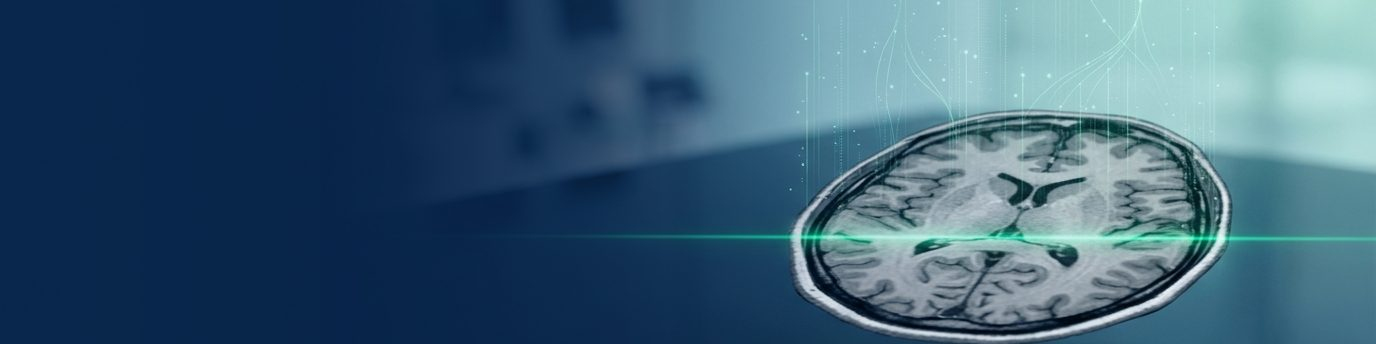
#> input picture FE/assets/images/ai-analysis-hero.jpg, 1376 x 344 px; its folder holds only this picture in this run
$ python -i preprocess.py   (imports and definitions only)
#> lines starting #> are read from the running program, lines starting #| are printed output that depends on the picture; after the words box and inside, x2 and y2 are one past the last pixel; in counts of white or black regions, pixels touching at a corner belong together
#> in medical_preprocessing_v2, img is the input picture: shape (344, 1376, 3); mean B, G, R 118.3, 94.9, 59.8
# -*- coding: utf-8 -*-
import sys
import io
sys.stdout = io.TextIOWrapper(sys.stdout.buffer, encoding='utf-8')

import cv2
import numpy as np
import os

# ============================================================
# ĐỊA CHỈ GỐC CỦA TẬP DỮ LIỆU – chỉnh tại đây nếu cần
# ============================================================
BASE_DIR = r"c:\Users\Administrator\OneDrive\Desktop\MRI\archive"
TRAIN_DIR = os.path.join(BASE_DIR, "Training")
TEST_DIR  = os.path.join(BASE_DIR, "Testing")
CLASSES   = ["glioma", "meningioma", "notumor", "pituitary"]


def crop_brain_contour(image):
    """
    Hàm cắt ảnh não dựa trên contour (viền) lớn nhất để loại bỏ viền đen xung quanh.

    Args:
        image: Ảnh đầu vào dạng BGR

    Returns:
        Ảnh đã được cắt theo kích thước của não.
        Nếu không tìm thấy contour hoặc vùng cắt không hợp lệ, trả về ảnh gốc.
    """
    # 1. Chuyển sang ảnh xám để xử lý đơn giản hơn
    gray = cv2.cvtColor(image, cv2.COLOR_BGR2GRAY)
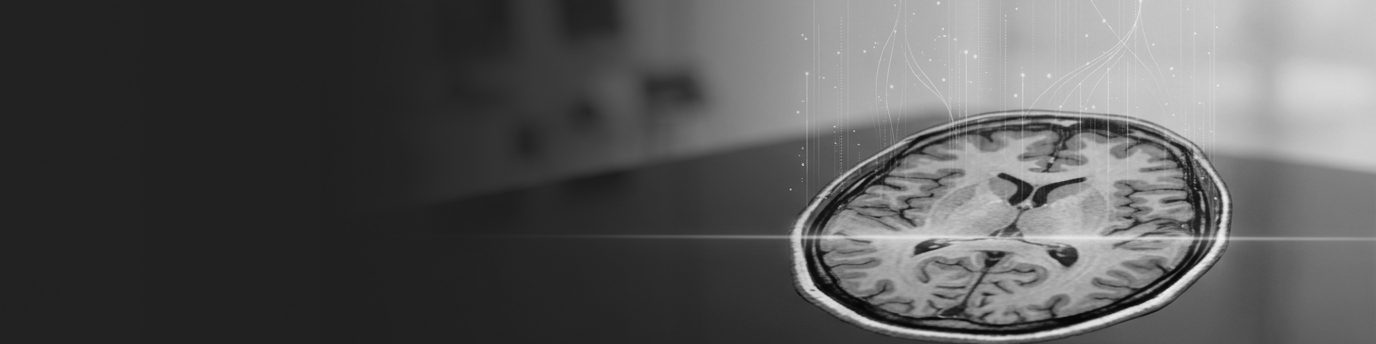
#> gray: shape (344, 1376); min 3, max 249, mean 87.1

    # 2. Khử nhiễu nhẹ để tìm biên chính xác hơn
    gray = cv2.GaussianBlur(gray, (5, 5), 0)

    # 3. Phân ngưỡng (Threshold): Tách phần não (sáng) khỏi nền (đen)
    # SỬ DỤNG OTSU THRESHOLD: Tự động tìm ngưỡng tối ưu thay vì fix cứng
    _, thresh = cv2.threshold(gray, 0, 255, cv2.THRESH_BINARY + cv2.THRESH_OTSU)
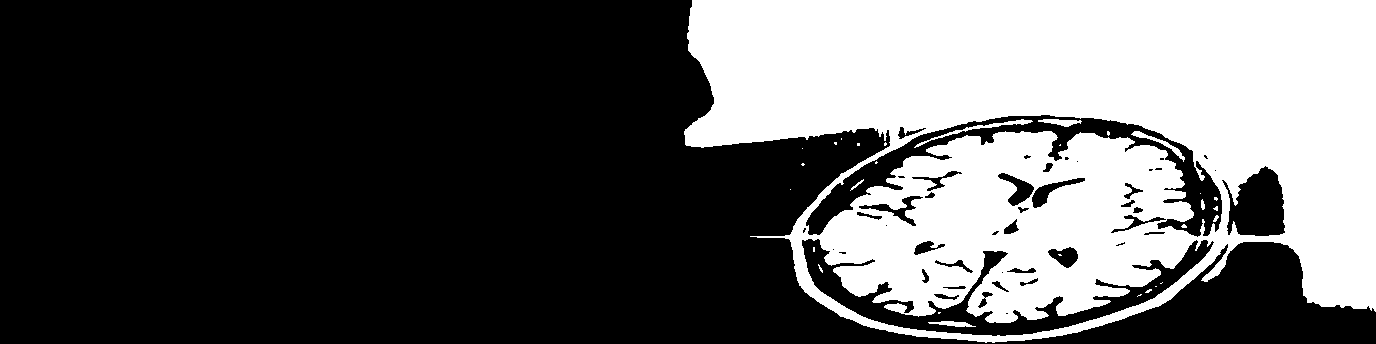
#> thresh: shape (344, 1376); 34.8% white; 30 white regions (22 under 20 px), largest, box (x1, y1, x2, y2) and area: (684, 0, 1376, 343) 163482, (914, 119, 1033, 148) 358, (1131, 131, 1185, 162) 253

    # 4. Thực hiện các phép toán hình thái học để đóng các lỗ hổng nhỏ
    kernel = np.ones((3, 3), np.uint8)
    thresh = cv2.erode(thresh, kernel, iterations=2)
#> thresh: shape (344, 1376); 30.9% white; 18 white regions (13 under 20 px), largest, box (x1, y1, x2, y2) and area: (687, 0, 1376, 340) 107871, (821, 133, 1194, 321) 38230, (1207, 261, 1224, 278) 44, (889, 306, 903, 311) 41, (1023, 200, 1031, 206) 27
    thresh = cv2.dilate(thresh, kernel, iterations=2)
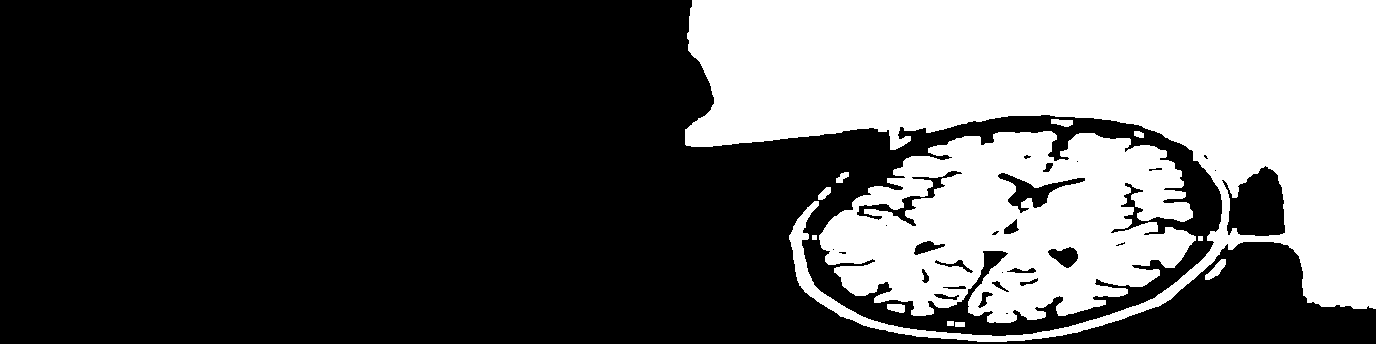
#> thresh: shape (344, 1376); 34.3% white; 12 white regions

    # 5. Tìm các đường viền (Contours)
    cnts, _ = cv2.findContours(thresh.copy(), cv2.RETR_EXTERNAL, cv2.CHAIN_APPROX_SIMPLE)
#> cnts = 12 contours, 2 with area under 20; largest, box (x1, y1, x2, y2) and area: (685, 0, 1376, 342) 115444, (819, 131, 1196, 323) 49813, (1205, 259, 1226, 280) 168, (887, 304, 905, 313) 110, (1051, 119, 1073, 127) 101

    # Kiểm tra nếu không tìm thấy contour nào
    if not cnts:
        return image  # Trả về ảnh gốc nếu không tìm thấy viền

    # 6. Chọn đường viền lớn nhất (thường là hộp sọ)
    c = max(cnts, key=cv2.contourArea)
#> c = contour of 808 points, box (x1, y1, x2, y2) (685, 0, 1376, 342), area 115444

    # 7. Tìm tọa độ cực đại (trên, dưới, trái, phải)
    extLeft  = tuple(c[c[:, :, 0].argmin()][0])
#> extLeft = (685, 129)
    extRight = tuple(c[c[:, :, 0].argmax()][0])
#> extRight = (1375, 308)
    extTop   = tuple(c[c[:, :, 1].argmin()][0])
#> extTop = (692, 0)
    extBot   = tuple(c[c[:, :, 1].argmax()][0])
#> extBot = (977, 341)

    # 8. Cắt ảnh theo các tọa độ cực đại
    x1, x2 = extLeft[0],  extRight[0]
#> x1 = 685; x2 = 1375
    y1, y2 = extTop[1],   extBot[1]
#> y1 = 0; y2 = 341

    # BUG FIX: Đảm bảo vùng cắt có kích thước hợp lệ (tránh ảnh rỗng)
    if x2 <= x1 or y2 <= y1:
        return image  # Tọa độ không hợp lệ → giữ nguyên ảnh gốc

    new_image = image[y1:y2, x1:x2]
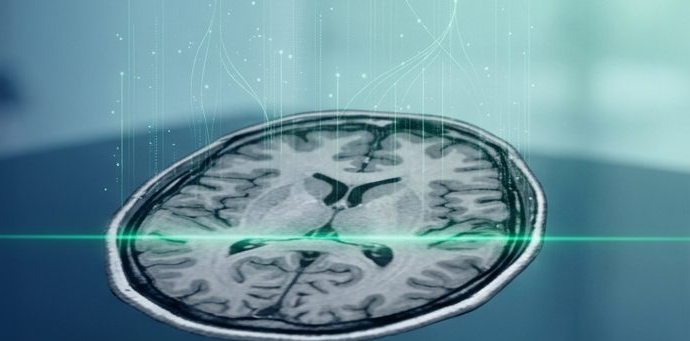
#> new_image: shape (341, 690, 3); mean B, G, R 156.6, 146.1, 106.1
    return new_image


def medical_preprocessing_v2(img_path):
    """
    Pipeline xử lý ảnh y tế phiên bản 2:
    - Cắt viền đen xung quanh não
    - Resize về kích thước chuẩn
    - Cải thiện tương phản bằng CLAHE
    - Khử nhiễu
    - Chuẩn hóa dữ liệu

    Args:
        img_path: Đường dẫn đến file ảnh

    Returns:
        Ảnh đã qua xử lý với kích thước (224, 224, 3) và giá trị pixel [0, 255]
        Trả về None nếu đọc ảnh thất bại.
    """
    # Đọc ảnh từ đường dẫn
    img = cv2.imread(img_path)
    if img is None:
        print(f"Lỗi: Không thể đọc ảnh từ đường dẫn {img_path}")
        return None

    # BƯỚC 1: Cắt viền đen xung quanh não
    img = crop_brain_contour(img)

    # BUG FIX: Kiểm tra ảnh sau khi crop không rỗng trước khi resize
    if img is None or img.size == 0:
        print(f"Cảnh báo: crop_brain_contour trả về ảnh rỗng cho {img_path}. Bỏ qua ảnh này.")
        return None

    # BƯỚC 2: Resize về kích thước chuẩn 224x224 pixel
    img = cv2.resize(img, (224, 224))
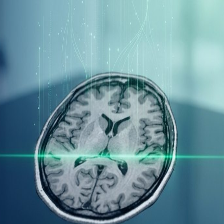
#> img: shape (224, 224, 3); mean B, G, R 156.6, 146, 106.1

    # BƯỚC 3: Chuyển sang ảnh xám để xử lý tương phản
    gray = cv2.cvtColor(img, cv2.COLOR_BGR2GRAY)
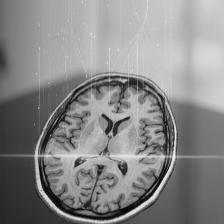
#> gray: shape (224, 224); min 5, max 240, mean 135.3

    # BƯỚC 4: Áp dụng CLAHE (Contrast Limited Adaptive Histogram Equalization)
    clahe = cv2.createCLAHE(clipLimit=2.2, tileGridSize=(8, 8))
    enhanced_img = clahe.apply(gray)

    # BƯỚC 5: Khử nhiễu bằng Gaussian Blur
    blurred = cv2.GaussianBlur(enhanced_img, (3, 3), 0)
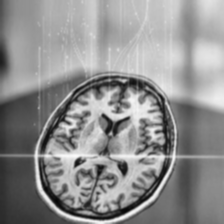
#> blurred: shape (224, 224); min 5, max 250, mean 142.5

    # BƯỚC 6: Chuyển từ ảnh xám sang 3 kênh RGB
    final_img = cv2.cvtColor(blurred, cv2.COLOR_GRAY2RGB)

    # BƯỚC 7: Giữ nguyên [0, 255] để dùng Keras preprocess_input
    final_img = final_img.astype('float32')

    return final_img


# [69 lines left out: functions medical_preprocessing_v1, load_dataset, not called in this run]


# ============================================================
# Kiểm tra thử nghiệm cho 1 ảnh + Hiển thị ảnh so sánh
# ============================================================
# [94 lines not run here, left out]

>>> result = medical_preprocessing_v2('../../FE/assets/images/ai-analysis-hero.jpg')

$ run again, on FE/assets/images/patient-imaging-header.jpg
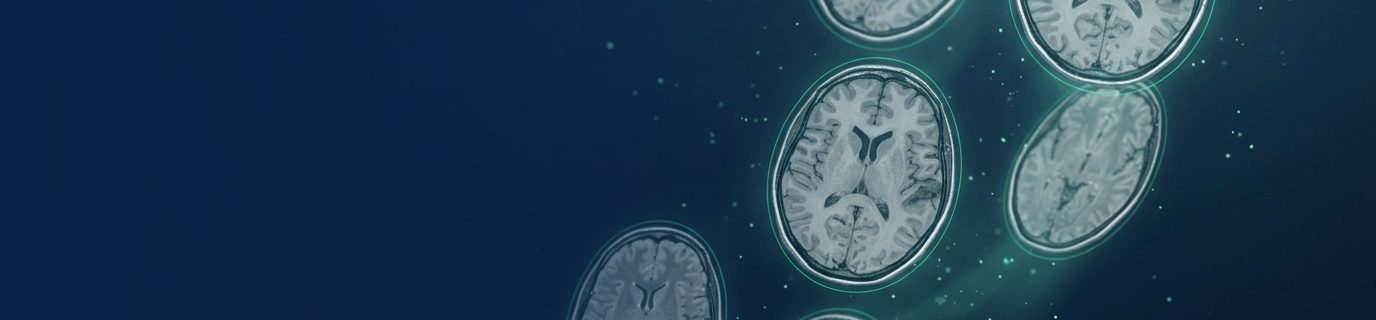
#> input picture FE/assets/images/patient-imaging-header.jpg, 1376 x 320 px
#> in medical_preprocessing_v2, img is the input picture: shape (320, 1376, 3); mean B, G, R 82.2, 58.3, 31.2
#> in crop_brain_contour, `thresh = cv2.dilate(thresh, kernel, iterations=2)`:
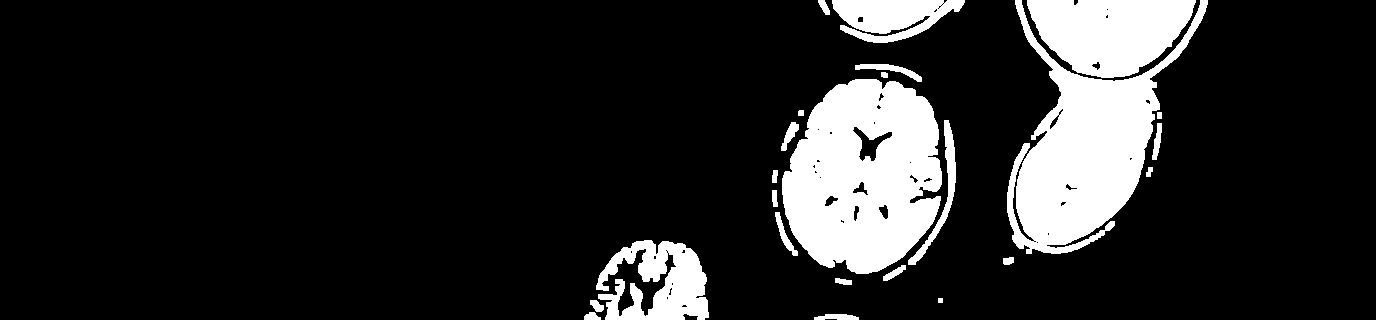
#> thresh: shape (320, 1376); 14.8% white; 24 white regions
#> cnts = 24 contours, 1 with area under 20; largest, box (x1, y1, x2, y2) and area: (782, 79, 942, 274) 23630, (1007, 0, 1208, 254) 19511, (1027, 0, 1196, 78) 9336, (596, 240, 709, 320) 5298, (832, 0, 965, 43) 3520
#> c = contour of 307 points, box (x1, y1, x2, y2) (782, 79, 942, 274), area 23630
#> extLeft = (782, 178)
#> extRight = (941, 184)
#> extTop = (855, 79)
#> extBot = (856, 273)
#> x1 = 782; x2 = 941
#> y1 = 79; y2 = 273
#> img: shape (224, 224, 3)
#> in medical_preprocessing_v2, `enhanced_img = clahe.apply(gray)`:
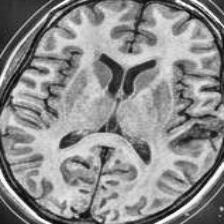
#> enhanced_img: shape (224, 224); min 7, max 254, mean 140.9

$ run again, on FE/assets/images/patient-premium-hero.jpg
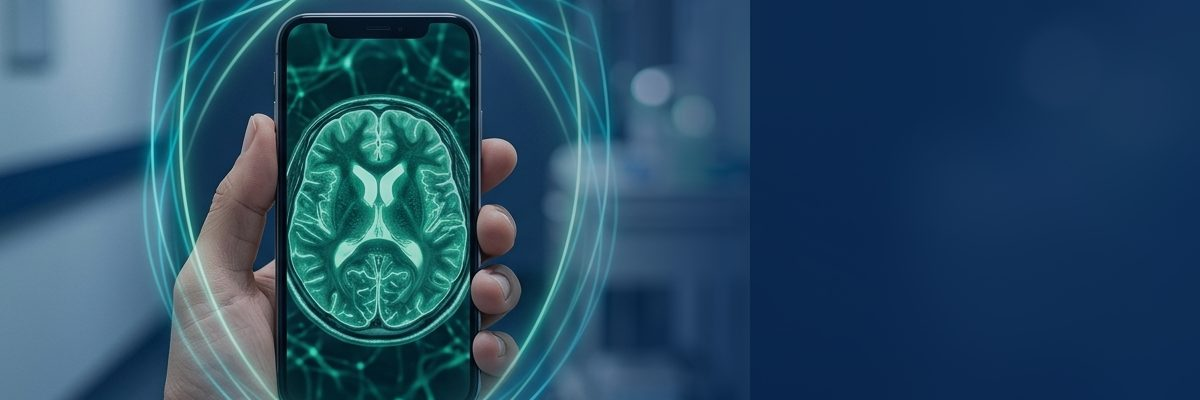
#> input picture FE/assets/images/patient-premium-hero.jpg, 1200 x 400 px
#> in medical_preprocessing_v2, img is the input picture: shape (400, 1200, 3); mean B, G, R 101.5, 76.5, 38.9
#> in crop_brain_contour, `thresh = cv2.dilate(thresh, kernel, iterations=2)`:
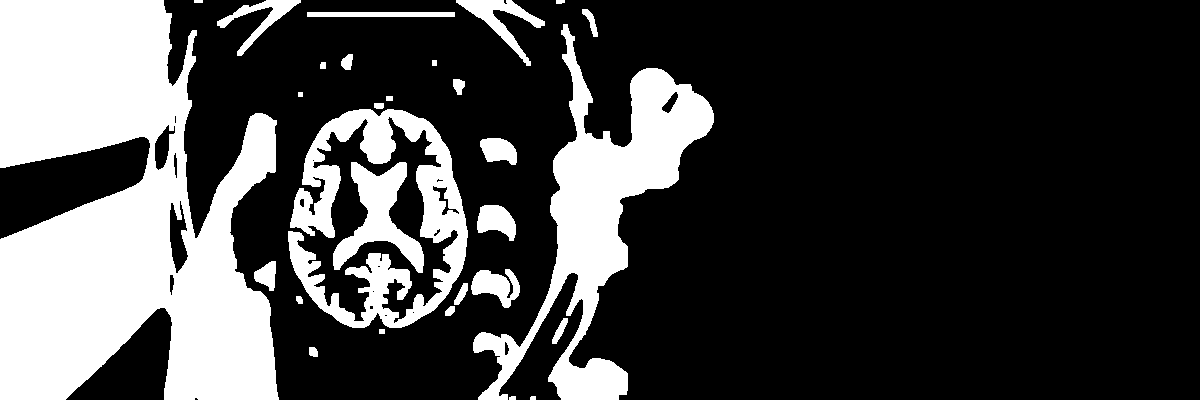
#> thresh: shape (400, 1200); 26.4% white; 29 white regions
#> cnts = 29 contours, 4 with area under 20; largest, box (x1, y1, x2, y2) and area: (0, 0, 279, 400) 75619, (473, 24, 714, 400) 23783, (288, 109, 468, 328) 14140, (333, 162, 424, 273) 3860, (456, 0, 545, 66) 1412
#> c = contour of 588 points, box (x1, y1, x2, y2) (0, 0, 279, 400), area 75619
#> extLeft = (0, 0)
#> extRight = (278, 399)
#> extTop = (0, 0)
#> extBot = (0, 399)
#> x1 = 0; x2 = 278
#> y1 = 0; y2 = 399
#> img: shape (224, 224, 3)
#> in medical_preprocessing_v2, `enhanced_img = clahe.apply(gray)`:
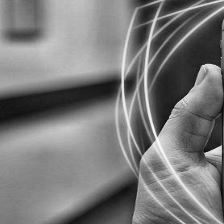
#> enhanced_img: shape (224, 224); min 7, max 253, mean 121.7
